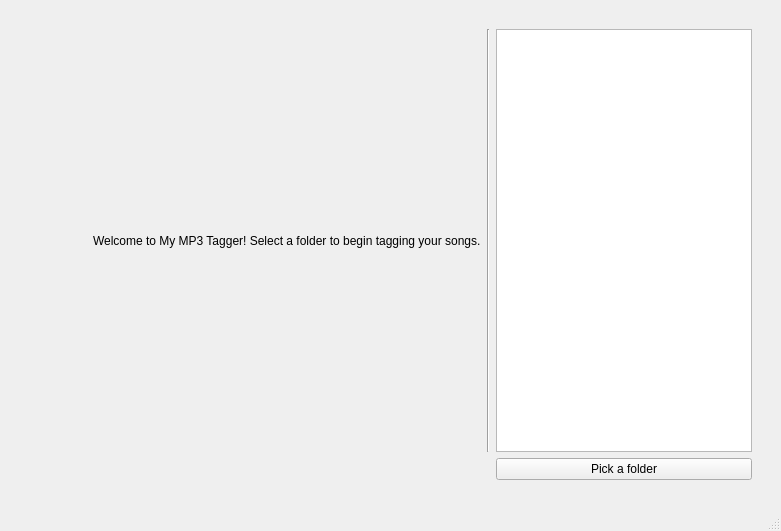
<?xml version="1.0" encoding="UTF-8"?>
<ui version="4.0">
 <class>MainWindow</class>
 <widget class="QMainWindow" name="MainWindow">
  <property name="geometry">
   <rect>
    <x>0</x>
    <y>0</y>
    <width>781</width>
    <height>531</height>
   </rect>
  </property>
  <property name="windowTitle">
   <string>MP3 Tagger</string>
  </property>
  <widget class="QWidget" name="centralwidget">
   <layout class="QGridLayout" name="gridLayout">
    <item row="0" column="3">
     <spacer name="horizontalSpacer">
      <property name="orientation">
       <enum>Qt::Horizontal</enum>
      </property>
      <property name="sizeHint" stdset="0">
       <size>
        <width>40</width>
        <height>20</height>
       </size>
      </property>
     </spacer>
    </item>
    <item row="6" column="3">
     <spacer name="horizontalSpacer_2">
      <property name="orientation">
       <enum>Qt::Horizontal</enum>
      </property>
      <property name="sizeHint" stdset="0">
       <size>
        <width>40</width>
        <height>20</height>
       </size>
      </property>
     </spacer>
    </item>
    <item row="3" column="2">
     <layout class="QHBoxLayout" name="horizontalLayout_2"/>
    </item>
    <item row="3" column="7">
     <spacer name="verticalSpacer_2">
      <property name="orientation">
       <enum>Qt::Vertical</enum>
      </property>
      <property name="sizeHint" stdset="0">
       <size>
        <width>20</width>
        <height>40</height>
       </size>
      </property>
     </spacer>
    </item>
    <item row="3" column="1">
     <spacer name="horizontalSpacer_3">
      <property name="orientation">
       <enum>Qt::Horizontal</enum>
      </property>
      <property name="sizeHint" stdset="0">
       <size>
        <width>40</width>
        <height>20</height>
       </size>
      </property>
     </spacer>
    </item>
    <item row="3" column="0">
     <spacer name="verticalSpacer">
      <property name="orientation">
       <enum>Qt::Vertical</enum>
      </property>
      <property name="sizeHint" stdset="0">
       <size>
        <width>20</width>
        <height>40</height>
       </size>
      </property>
     </spacer>
    </item>
    <item row="4" column="5">
     <widget class="QPushButton" name="select_dir">
      <property name="text">
       <string>Pick a folder</string>
      </property>
     </widget>
    </item>
    <item row="3" column="4">
     <widget class="Line" name="line">
      <property name="orientation">
       <enum>Qt::Vertical</enum>
      </property>
     </widget>
    </item>
    <item row="3" column="3">
     <layout class="QVBoxLayout" name="verticalLayout_2">
      <item>
       <widget class="QLabel" name="label">
        <property name="text">
         <string>Welcome to My MP3 Tagger! Select a folder to begin tagging your songs.</string>
        </property>
       </widget>
      </item>
     </layout>
    </item>
    <item row="3" column="5">
     <widget class="QListWidget" name="dir_list"/>
    </item>
   </layout>
  </widget>
  <widget class="QMenuBar" name="menubar">
   <property name="geometry">
    <rect>
     <x>0</x>
     <y>0</y>
     <width>781</width>
     <height>21</height>
    </rect>
   </property>
  </widget>
  <widget class="QStatusBar" name="statusbar"/>
 </widget>
 <resources/>
 <connections/>
</ui>
